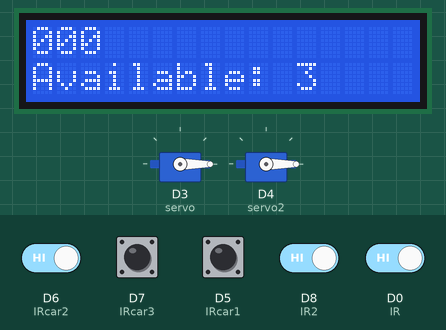
This sketch was run on a simulated ESP8266 (NodeMCU). Shown: 16×2 character LCD, 2 × servo. The inputs (shaded band) are chosen by the test bench; at power-on: D0 (IR), D5 (IRcar1), D6 (IRcar2), D7 (IRcar3), D8 (IR2) HIGH. WiFi joins after 1.5 s; servers stay silent unless stated; what the sketch prints to the serial monitor is not drawn.

Above: at 2.9 s.
3.0 s: D8 (IR2) driven LOW
At 3.9 s:
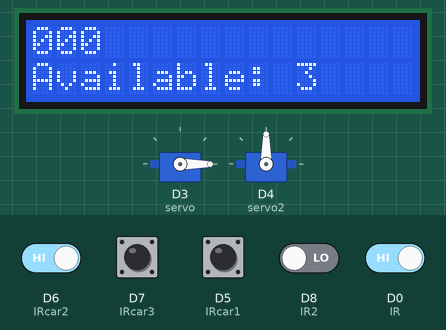
4.6 s: D0 (IR) driven LOW
At 5.6 s:
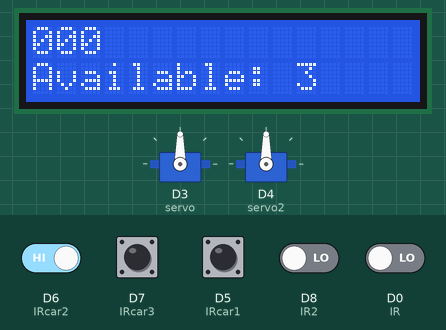
6.8 s: D6 (IRcar2) driven LOW
At 10.1 s:
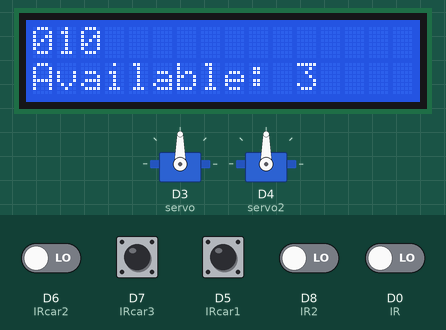
Timing chart, 0 to 11.6 s (numbered marks = the images above; inputs shaded):
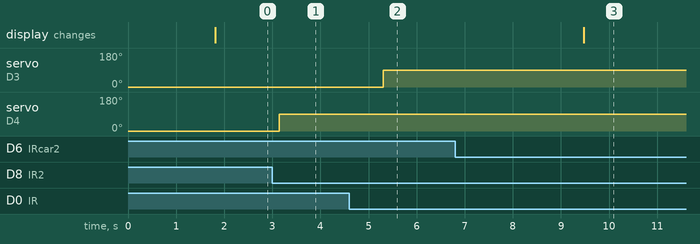

Measured:
- after the input at 3.0 s, servo on D4 (servo2): 0° → 90° after 0.14 s
- after the input at 4.6 s, servo on D3 (servo): 0° → 90° after 0.71 s
- after the input at 6.8 s, the display: changes after 2.7 s (image 3)

The sketch:

ServerTest___web_design.ino
```cpp
#include <LiquidCrystal_I2C.h>
LiquidCrystal_I2C lcd(0x27,16,2);

#include <Servo.h>


#include <ESP8266WiFi.h>
#define WIFI_SSID "Yoo"
#define WIFI_PASSWORD "freeloader"
WiFiServer server(80);

#include "FirebaseESP8266.h"
#define FIREBASE_HOST "test-98fc6.firebaseio.com"
#define FIREBASE_AUTH "jgklbUwA9Ht0fMmWOrkeLD7AfQmdTtInXDmzHGZ5"
FirebaseData firebaseData;

#define IR D0
#define IR2 D8

#define IRcar1 D5
#define IRcar2 D6
#define IRcar3 D7


#define servoVer D3
#define servoVer2 D4
Servo servo;
Servo servo2;


bool ir;
bool ir2;
bool ircar1;
bool ircar2;
bool ircar3;
int count = 3;
int slot1 = 0;
int slot2 = 0;
int slot3 = 0;
int ava;

void setup() {
  // put your setup code here, to run once:

//Serial.begin(9600);
    Serial.begin(115200);
    delay(10);

  // Connect to WiFi network
  Serial.println();
  Serial.println();
  Serial.print("Connecting to ");
  Serial.println(WIFI_SSID);

  WiFi.begin(WIFI_SSID, WIFI_PASSWORD);

  while (WiFi.status() != WL_CONNECTED)
  {
    Serial.print(".");
    delay(300);
  }
  Serial.println("");
  Serial.println("WiFi connected");

    // Start the server
  server.begin();
  Serial.println("Server started");

  // Print the IP address
  Serial.print("URL to connect: ");
  Serial.print("http://");
  Serial.print(WiFi.localIP());
  Serial.println("/");


  Firebase.begin(FIREBASE_HOST, FIREBASE_AUTH);
  Firebase.reconnectWiFi(true);
  Firebase.setInt(firebaseData, "/Available Parking Slots :", 3);


lcd.begin();
lcd.setCursor(0,0);
lcd.print("000");
pinMode(IR,INPUT);
pinMode(IR2,INPUT);
pinMode(IRcar1,INPUT);
pinMode(IRcar2,INPUT);
pinMode(IRcar3,INPUT);
//pinMode(servoVer,OUTPUT);
//pinMode(servoVer2,OUTPUT);
servo.attach(D3);//D3
servo2.attach(D4);//D4
servo.write(0);


servo2.write(0);

lcd.begin();
lcd.print("000");

}

void loop() {
  // put your main code here, to run repeatedly:

  ir = digitalRead(IR);
  ir2 = digitalRead(IR2);

  ircar1 = digitalRead(IRcar1);
  ircar2 = digitalRead(IRcar2);
  ircar3 = digitalRead(IRcar3);
  //lcd.begin();
  //lcd.print("000");

  lcd.setCursor(0,0);
  lcd.print(slot1);
  lcd.setCursor(1,0);
  lcd.print(slot2);
  lcd.setCursor(2,0);
  lcd.print(slot3);

if(ircar1 == 0)
  {
    Serial.println("Slot 1 is full");
    lcd.setCursor(0,0);
    slot1 = 1;
    lcd.print(slot1);
  }
  else {slot1 = 0;}

 if(ircar2 == 0)
  {
    Serial.println("Slot 2 is full");
    lcd.setCursor(1,0);
    slot2 = 1 ;

    lcd.print(slot2);
  }
 else {slot2 =0;}

  if(ircar3 == 0)
  {
    Serial.println("Slot 3 is full");
    lcd.setCursor(2,0);
    slot3 = 1 ;

    lcd.print(slot3);
  }
  else { slot3 = 0;}

  if(ir == 0)
  {
    Serial.println("object1 found");
    servo.write(90);
    delay(2000);
  }

  else if (ir == 1)
  {
    Serial.println("nothing");
    servo.write(0);
   // delay(1000);
  }


  if(ir2 == 0)
  {
    Serial.println("object2 found");
    servo2.write(90);
    delay(2000);

  }
  else if (ir2 == 1)
  {
    Serial.println("nothing2");
    servo2.write(0);
   // delay(2000);
  }

  lcd.setCursor(0,1);
  lcd.print("Available:");
  lcd.setCursor(11,1);
  ava = (3-(slot1+slot2+slot3));
  lcd.print(ava);


  if(Firebase.setInt(firebaseData, "/Available Parking Slots :", ava))
  {

     Serial.println("Set int data success");

  }else{


    Serial.print("Error in setInt, ");
    Serial.println(firebaseData.errorReason());
  }

  WiFiClient client = server.available();
  if (!client) {
    return;
  }

  client.println("HTTP/1.1 200 OK");
  client.println("Content-Type: text/html");
  client.println(""); //  do not forget this one
  client.println("<!DOCTYPE HTML>");
  client.println("<html>");
  client.println("<style> body {background-image: url('https://i.ibb.co/Y7KnxYg/background.jpg'); background-repeat: no-repeat; background-attachment: fixed; background-size: 100% 100%;} </style>");
  //client.println("body {background-image: url('https://i.ibb.co/Y7KnxYg/background.jpg');");

   client.print("<head><font color=\"white\">AVAILABLE SLOTS:</font></head>");
   client.print("<body>");
   client.print("<table border = 5 bordercolor = red align = center>");
   client.print("<tr>");
   client.print("<th colspan = 5><font color=\"white\">Slot 1</font></th>");
   client.print("<th colspan = 5><font color=\"white\">Slot 2</font></th>");
   client.print("<th colspan = 5><font color=\"white\">Slot 3</font></th>");
   client.print("</tr>");
   client.print("<tr>");

   if(ircar1 == 0 && ircar2 == 0 && ircar3 == 0)
{
  client.print("<td colspan = 5><img src=\"https://i.ibb.co/2txzQLn/car1.png\" alt=\"\" border=3 height=500 width=260></img></td>");
  client.print("<td colspan = 5><img src=\"https://i.ibb.co/K9fMWtr/car2.png\" alt=\"\" border=3 height=500 width=260></img></td>");
  client.print("<td colspan = 5><img src=\"https://i.ibb.co/2cw44qp/car3.png\" alt=\"\" border=3 height=500 width=260></img></td>");
}


  else if(ircar1 == 0 && ircar2 == 0) {
    client.print("<td colspan = 5><img src=\"https://i.ibb.co/2txzQLn/car1.png\" alt=\"\" border=3 height=500 width=260></img></td>");
    client.print("<td colspan = 5><img src=\"https://i.ibb.co/K9fMWtr/car2.png\" alt=\"\" border=3 height=500 width=260></img></td>");
    client.print("<td colspan = 5 height=500 width=260></td>");
  }

  else if(ircar2 == 0 && ircar3 == 0) {
    client.print("<td colspan = 5 height=600 width=260></td>");
    client.print("<td colspan = 5><img src=\"https://i.ibb.co/K9fMWtr/car2.png\" alt=\"\" border=3 height=500 width=260></img></td>");
    client.print("<td colspan = 5><img src=\"https://i.ibb.co/2cw44qp/car3.png\" alt=\"\" border=3 height=500 width=260></img></td>");
  }

   else if(ircar1 == 0 && ircar3 == 0) {
    client.print("<td colspan = 5><img src=\"https://i.ibb.co/2txzQLn/car1.png\" alt=\"\" border=3 height=500 width=260></img></td>");
    client.print("<td colspan = 5 height=600 width=260></td>");
    client.print("<td colspan = 5><img src=\"https://i.ibb.co/2cw44qp/car3.png\" alt=\"\" border=3 height=500 width=260></img></td>");

   }

  else if(ircar1 == 0) {
    client.print("<td colspan = 5><img src=\"https://i.ibb.co/2txzQLn/car1.png\" alt=\"\" border=3 height=500 width=260></img></td>");
    client.print("<td colspan = 5 height=600 width=260></td>");
    client.print("<td colspan = 5 height=600 width=260></td>");
  }

  else if(ircar2 == 0) {
    client.print("<td colspan = 5 height=600 width=260></td>");
    client.print("<td colspan = 5><img src=\"https://i.ibb.co/K9fMWtr/car2.png\" alt=\"\" border=3 height=500 width=260></img></td>");
    client.print("<td colspan = 5 height=600 width=260></td>");
  }


  else if(ircar3 == 0) {
    client.print("<td colspan = 5 height=600 width=260></td>");
    client.print("<td colspan = 5 height=600 width=260></td>");
    client.print("<td colspan = 5><img src=\"https://i.ibb.co/2cw44qp/car3.png\" alt=\"\" border=3 height=500 width=260></img></td>");
  }

  else if(ircar1 == 1 && ircar2 == 1 && ircar3 == 1) {
    client.print("<td colspan = 5 height=600 width=260></td>");
    client.print("<td colspan = 5 height=600 width=260></td>");
    client.print("<td colspan = 5 height=600 width=260></td>");
  }


   client.print("</tr>");
   client.print("</table>");
   client.print("<meta http-equiv=\"refresh\" content=\"3\"/>");
   client.print("</body>");
   client.print("</html>");

  delay(1);
  Serial.println("Client disonnected");
  Serial.println("");

}
```
